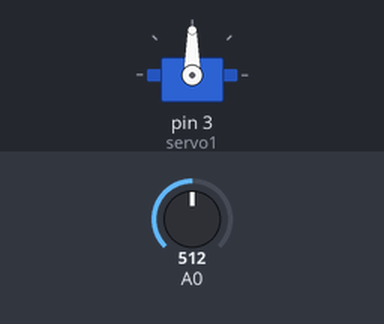
The sketch below on a simulated Arduino Uno, built with avr-gcc and run on an emulated ATmega328P. On the bench: servo. The test bench sets the inputs (shaded band); at power-on: A0 = 512.

Above: at 1.2 s.
1.3 s: A0 set to 716
At 2.5 s:
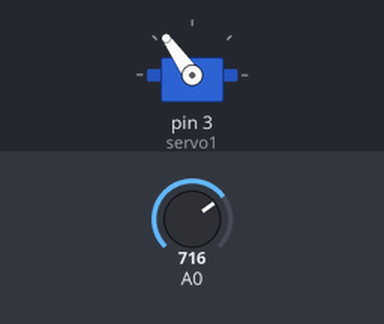
2.8 s: A0 set to 900
At 3.4 s:
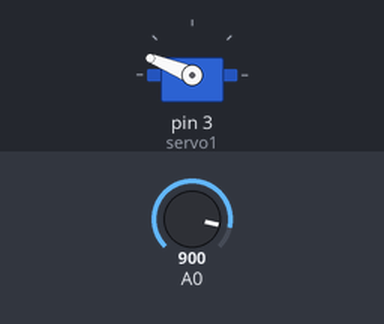
4.3 s: A0 set to 1023
At 4.8 s:
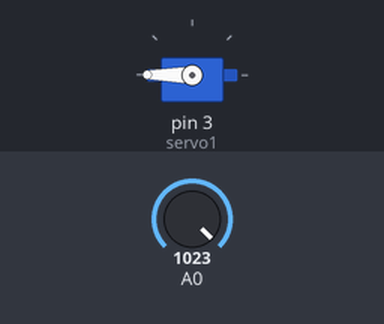
5.8 s: A0 set to 306
At 6.8 s:
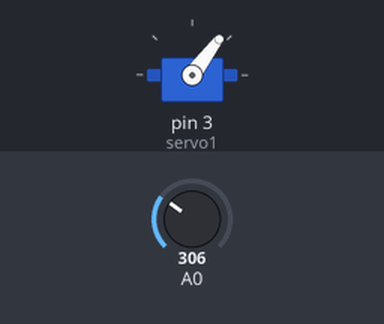
7.3 s: A0 set to 122
At 8.2 s:
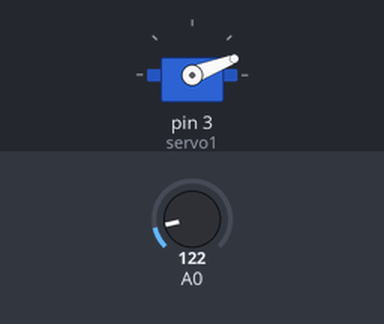
Timing chart, 0 to 9.8 s (numbered marks = the images above; inputs shaded):
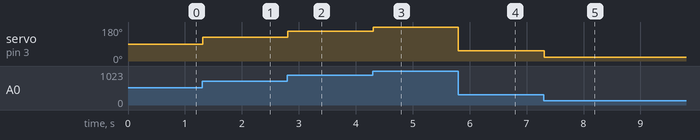

The sketch:

25_Codigo.ino
```cpp
#include <Servo.h>

Servo servo1;

void setup()
{
  servo1.attach(3);
}
void loop()
{
  int poten = analogRead(0);
  poten = map(poten, 0, 1023, 0, 180); // 1 Byte e angulo max
  servo1.write(poten); // Escreve o ângulo para o servo
  delay(15);
}
```

Measured:
- after the input at 1.3 s, servo on pin 3 (servo1): 90° → 125° at once
- after the input at 2.8 s, servo on pin 3 (servo1): 125° → 158° at once
- after the input at 4.3 s, servo on pin 3 (servo1): 158° → 180° at once
- after the input at 5.8 s, servo on pin 3 (servo1): 180° → 53° at once
- after the input at 7.3 s, servo on pin 3 (servo1): 53° → 21° at once
